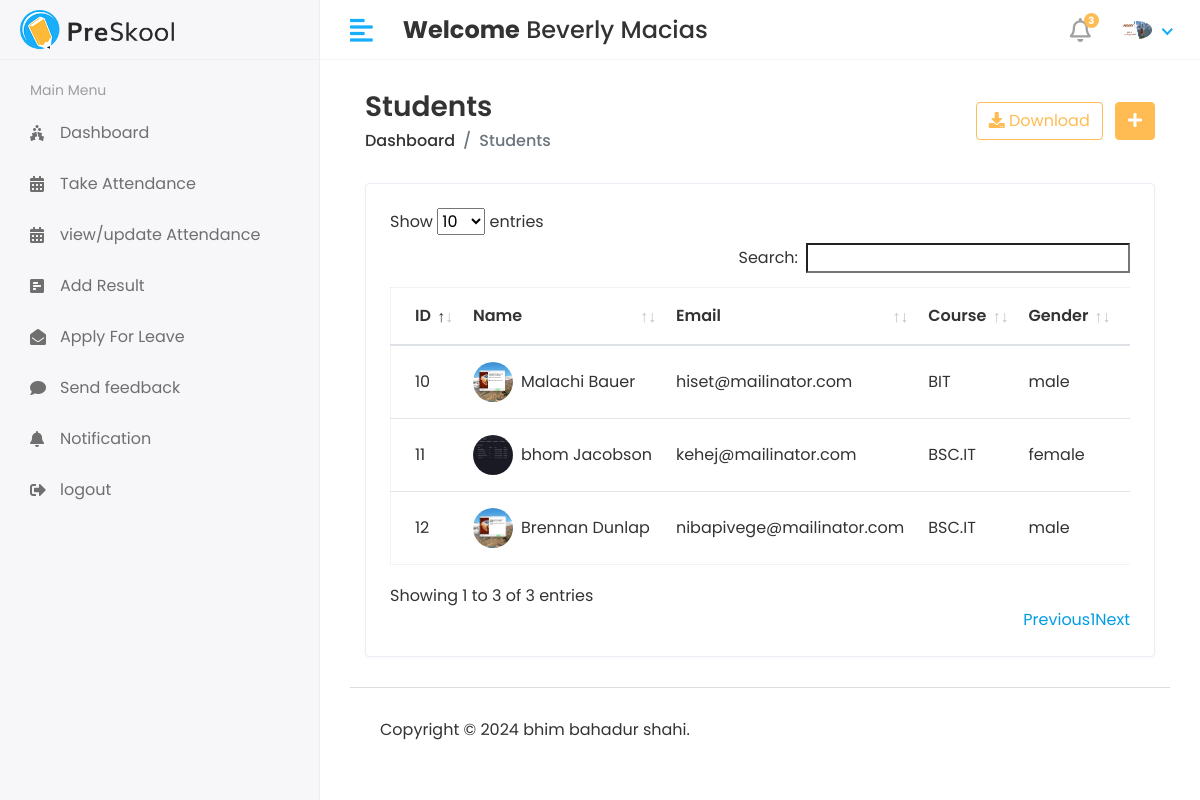
The app's page /hod/student/view (signed in), older data.
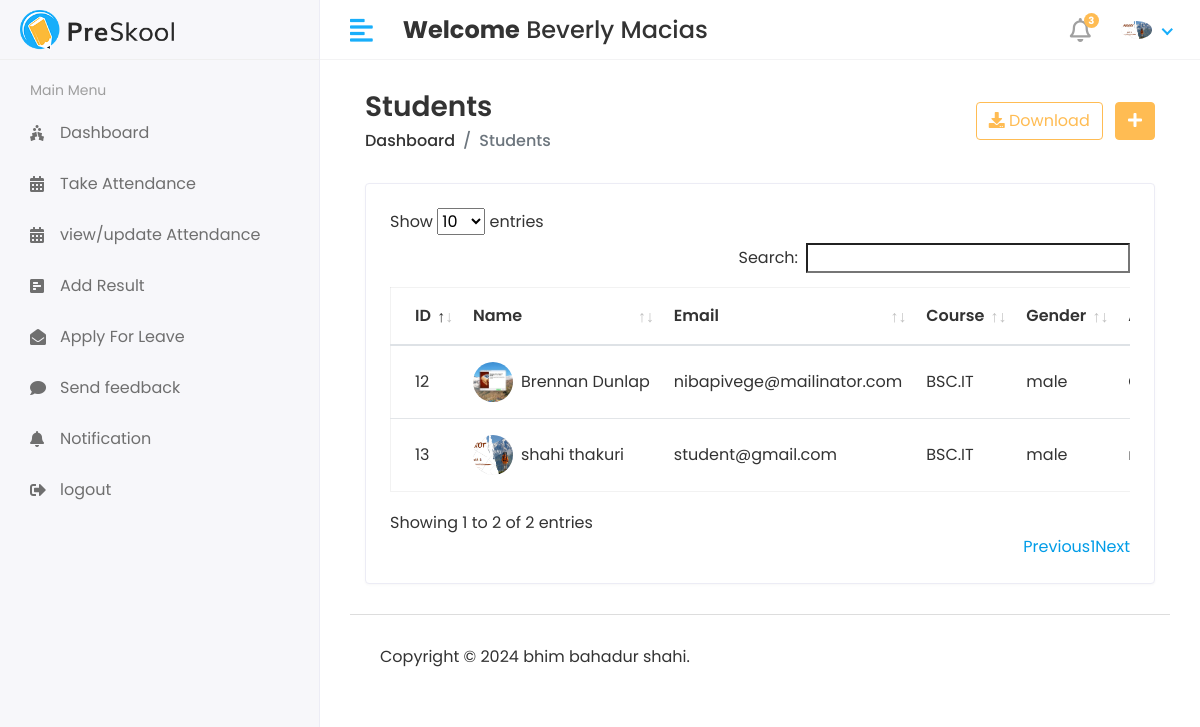
The same page, newer data.
### collage_management_app/models.py (models this page shows, shortened)
class CustomUser(AbstractUser):
    USER_CHOICES = (
        (1, 'HOD'),
        (2, 'STAFF'),
        (3, 'STUDENT'),
    )
    user_type = models.CharField(choices=USER_CHOICES, max_length=50, default=1)
    profile_pic = models.ImageField(upload_to='media/profile_pic')

class Student(models.Model):
     admin =models.OneToOneField(CustomUser,on_delete=models.CASCADE)
     address =models.TextField()
     gender = models.CharField(max_length=100)
     course_id =models.ForeignKey(Course,on_delete=models.DO_NOTHING)
     session_year_id =models.ForeignKey(Session_year,on_delete=models.DO_NOTHING)
     created_at =models.DateTimeField(auto_now_add=True)
     updated_at =models.DateTimeField(auto_now=True)

class Course(models.Model):
    name = models.CharField(max_length=100)
    created_at = models.DateTimeField(auto_now_add=True)
    updated_at = models.DateTimeField(auto_now=True)

### collage_management_system/hod_views.py (the view)
# urls.py: path('hod/student/view', hod_views.VIEW_STUDENT, name='view_student'),
@login_required(login_url='/')
def VIEW_STUDENT(request):
    students = Student.objects.all()  # Retrieve all instances of Student
    context = {
        'students': students,  # Rename 'student' to 'students' for clarity
    }
    return render(request, 'hod/view_student.html', context)

### templates/hod/view_student.html (shortened to what this page needs)
{% extends 'base.html' %}
{% block content %}
<div class="content container-fluid">
    <div class="page-header">
        <div class="row align-items-center">
            <div class="col">
                <h3 class="page-title">Students</h3>
                <ul class="breadcrumb">
                    <li class="breadcrumb-item"><a href="index.html">Dashboard</a></li>
                    <li class="breadcrumb-item active">Students</li>
                </ul>
            </div>
            <div class="col-auto text-right float-right ml-auto">
                <a href="#" class="btn btn-outline-primary mr-2"><i class="fas fa-download"></i> Download</a>
                <a href="add-student.html" class="btn btn-primary"><i class="fas fa-plus"></i></a>
            </div>
        </div>
    </div>
    <div class="row">
        <div class="col-sm-12">
            <div class="card card-table">
                <div class="card-body">
                    <div class="table-responsive">
                        <table  id="table_id" class="table table-hover table-center mb-0">
                            <thead>
                            <tr>
                                <th>ID</th>
                                <th>Name</th>
                                <th>Email</th>
                                <th>Course</th>
                                <th>Gender</th>
                                <th>Address</th>
                            </tr>
                            </thead>
                            <tbody>
                             {% for student in students %}
                            <tr>
                                <td>{{student.id}}</td>
                                <td>
                                    <h2 class="table-avatar">
                                        <a href="student-details.html" class="avatar avatar-sm mr-2"><img
                                                class="avatar-img rounded-circle"
                                                src="/{{student.admin.profile_pic}}" alt="User Image"></a>
                                        <a href="student-details.html">{{student.admin.first_name}}&nbsp;{{student.admin.last_name}}</a>
                                    </h2>
                                </td>
                                <td>{{student.admin.email}}</td>
                                <td>{{student.course_id.name}}</td>
                                <td>{{student.gender}}</td>
                                <td>{{student.address}}</td>
                            </tr>
                             {% endfor %}
                            </tbody>
                        </table>
                    </div>
                </div>
            </div>
        </div>
    </div>
</div>
{% endblock %}

### templates/base.html (shortened to what this page needs)
<!DOCTYPE html>
<html lang="en">
{% load static %}
<head>
<link rel="stylesheet" href=" {% static 'assets/plugins/bootstrap/css/bootstrap.min.css' %}">
<link rel="stylesheet" href=" {% static 'assets/plugins/fontawesome/css/fontawesome.min.css' % }">
<link rel="stylesheet" href=" {% static 'assets/plugins/fontawesome/css/all.min.css' %}">
<link rel="stylesheet" href=" {% static 'assets/css/style.css' %}">
    <link rel="stylesheet" href="{% static 'assets/plugins/datatables/datatables.min.css' %}">
</head>
<body>
 <div class="main-wrapper">
        {% include 'includes/header.html'%}
        {% include 'includes/sidebar.html'%}
     <div class="page-wrapper">
          <div class="content container-fluid">
                    {%block content%}
                     {%endblock%}
                 {% include 'includes/footer.html'%}
          </div>
     </div>
 </div>
</body>
</html>

### templates/includes/header.html (shortened to what this page needs)
{% load static %}
<div class="header">
    <div class="header-left">
        <a href="index.html" class="logo">
            <img src=" {%static 'assets/img/logo.png'%}" alt="Logo">
        </a>
    </div>
    <a href="javascript:void(0);" id="toggle_btn">
        <i class="fas fa-align-left"></i>
    </a>
    <div class="top-nav-search mt-3">
        <h4><strong>Welcome</strong><span>&nbsp;{{ user.first_name}}&nbsp;{{user.last_name}}</span></h4>
    </div>
    <ul class="nav user-menu">
        <li class="nav-item dropdown noti-dropdown">
            <a href="#" class="dropdown-toggle nav-link" data-toggle="dropdown">
                <i class="far fa-bell"></i> <span class="badge badge-pill">3</span>
            </a>
        </li>
        <li class="nav-item dropdown has-arrow">
            <a href="#" class="dropdown-toggle nav-link" data-toggle="dropdown">
                <span class="user-img"><img class="rounded-circle" src=" /{{user.profile_pic}}" width="31"
                                            alt="Ryan Taylor"></span>
            </a>
        </li>
    </ul>
</div>

### templates/includes/sidebar.html (shortened to what this page needs)
{% load active_link_tags %}
<div class="sidebar" id="sidebar">
    <div class="sidebar-inner slimscroll">
        <div id="sidebar-menu" class="sidebar-menu">
            {% if user.user_type == '1' %}
            <ul>
                <li class="menu-title">
                    <span>Main Menu</span>
                </li>
                <li class="{% active_link 'hod_home' 'active'%}">
                    <a href="{%url 'hod_home'%}"><i class="fas fa-holly-berry"></i> <span>Dashboard</span></a>
                </li>
                <li class="submenu {% active_link 'add_student' 'active'%} {% active_link 'view_student' 'active'%}">
                    <a href="#"><i class="fas fa-user-graduate"></i> <span> Students</span> <span
                            class="menu-arrow"></span></a>
                    <ul>
                        <li><a href="{% url 'add_student'%}"> Add Student</a></li>
                        <li><a href="{%url 'view_student'%}">View Student </a></li>
                    </ul>
                </li>
                <li class="submenu {% active_link 'add_staff' 'active'%} {% active_link 'view_staff' 'active'%}">
                    <a href="#"><i class="fas fa-chalkboard-teacher"></i> <span> Staff</span> <span
                            class="menu-arrow"></span></a>
                    <ul>
                        <li><a href="{%url 'add_staff'%}"> Add Staff </a></li>
                        <li><a href="{% url 'view_staff'%}"> View Staff </a></li>
                    </ul>
                </li>
                <li class="submenu  {% active_link 'add_course' 'active'%} {% active_link 'view_course' 'active'%}">
                    <a href="#"><i class="fa fa-graduation-cap"></i> <span> Course</span> <span
                            class="menu-arrow"></span></a>
                    <ul>
                        <li><a href="{%url 'add_course'%}"> Add Course </a></li>
                        <li><a href="{%url 'view_course' %}">  view Course </a></li>
                    </ul>
                </li>
                <li class="submenu  {% active_link 'add_subject' 'active'%} {% active_link 'add_subject' 'active'%}">
                    <a href="#"><i class="fas fa-book-reader"></i> <span> Subjects</span> <span
                            class="menu-arrow"></span></a>
                    <ul>
                        <li><a href="{%url 'add_subject'%}"> Add Subject</a></li>
                        <li><a href="{%url 'view_subject'%}"> view Subject </a></li>
                    </ul>
                </li>
                <li class="submenu {% active_link 'add_session' 'active'%} {% active_link 'view_session' 'active'%}">
                    <a href="#"><i class="fas fa-clock"></i> <span> Session</span> <span class="menu-arrow"></span></a>
                    <ul>
                        <li><a href="{% url 'add_session'%}">  Add Session</a></li>
                        <li><a href="{%url 'view_session'%}"> view Session </a></li>
                    </ul>
                </li>
                <li>
                    <a href="{%url 'staff_send_notification'%}"><i class="fa fa-bell"></i> <span>Send Staff Notification</span></a>
                </li>
                <li>
                    <a href="{%url 'student_send_notification'%}"><i class="fa fa-bell"></i> <span>Send Student Notification</span></a>
                </li>
                <li>
                    <a href="holiday.html"><i class="fa fa-calendar"></i> <span>view Attendance</span></a>
                </li>
                <li>
                    <a href="{%url 'staff_feedback_reply'%}"><i class="fas fa-comments"></i> <span>Staff feedback </span></a>
                </li>
                <li>
                    <a href="{%url 'student_feedback_reply'%}"><i class="fas fa-comments"></i><span> Student feedback </span></a>
                </li>
                <li>
                    <a href="{%url 'staff_leave_view'%}"><i class="fa fa-envelope"></i> <span>Staff Leave</span></a>
                </li>
                <li>
                    <a href="{%url 'student_leave_view'%}"><i class="fa fa-envelope"></i> <span>Student Leave</span></a>
                </li>
                <li>
                    <a href="{%url 'logout'%}"><i class="fas fa-sign-out-alt"></i> <span>logout </span></a>
                </li>
            </ul>
             {% elif user.user_type == '2' %}
              <ul>
                <li class="menu-title">
                    <span>Main Menu</span>
                </li>
                <li class="{% active_link 'staff_home' 'active'%}">
                    <a href="{%url 'staff_home'%}"><i class="fas fa-holly-berry"></i> <span>Dashboard</span></a>
                </li>
                  <li class="{% active_link 'staff_take_attendance' 'active'%}">
                    <a href="{%url 'staff_take_attendance'%}"><i class="fas fa-calendar-alt"></i> <span>Take Attendance</span></a>
                </li>
                  <li class="{% active_link '' 'active'%}">
                    <a href=""><i class="fas fa-calendar-alt"></i> <span>view/update Attendance</span></a>
                </li>
                  <li class="{% active_link '' 'active'%}">
                    <a href=""><i class="fas fa-poll-h"></i> <span>Add Result </span></a>
                </li>
                  <li class="{% active_link 'staff_apply_leave' 'active'%}">
                    <a href="{%url 'staff_apply_leave'%}"><i class="fas fa-envelope-open"></i> <span>Apply For Leave </span></a>
                </li>
                  <li class="{% active_link 'staff_feedback' 'active'%}">
                    <a href="{%url 'staff_feedback'%}"><i class="fas fa-comment"></i> <span > Send feedback</span></a>
                </li>
                    <li class="{% active_link 'notification' 'active'%}">
                    <a href="{%url 'notification'%}"><i class="fas fa-bell"></i> <span> Notification</span></a>
                </li>
                  <li>
                    <a href="{%url 'logout'%}"><i class="fas fa-sign-out-alt"></i> <span>logout </span></a>
                </li>
                  </ul>
            {% endif%}
        </div>
    </div>
</div>

### templates/includes/footer.html
 {% load static %}
 <footer>
    <p> Copyright © 2024 bhim bahadur shahi.</p>
 </footer>

Row changes from the older to the newer data that the page shows:
removed Student: id "10", admin.profile_pic (picture), admin.first_name "Malachi", admin.last_name "Bauer", admin.email "hiset@mailinator.com", course_id.name "BIT", gender "male"
removed Student: id "11", admin.profile_pic (picture), admin.first_name "bhom", admin.last_name "Jacobson", admin.email "kehej@mailinator.com", course_id.name "BSC.IT", gender "female"
added Student: id "13", admin.profile_pic (picture), admin.first_name "shahi", admin.last_name "thakuri", admin.email "student@gmail.com", course_id.name "BSC.IT", gender "male"
Text that changed along with them:
text written by a page script: "Show entries Search: Showing 1 to 3 of 3 entries Previous 1 Next" → "Show entries Search: Showing 1 to 2 of 2 entries Previous 1 Next"
